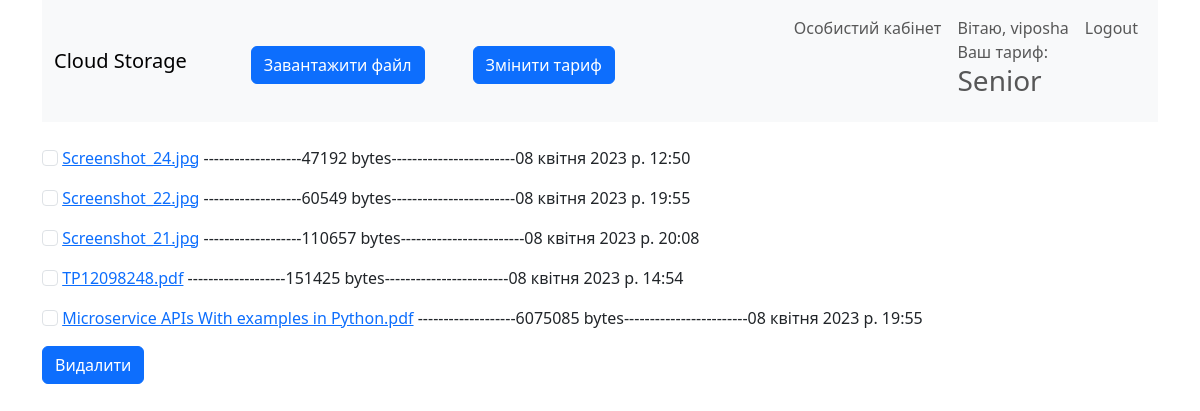
Page /account (signed in) on the earlier database version.
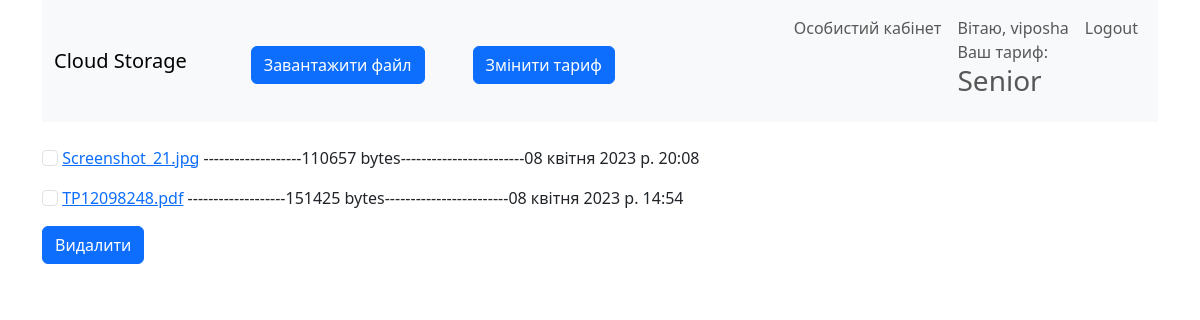
Same page on the later database version.
### upload/models.py (models this page shows, shortened)
class Files(models.Model):
	path = models.FileField(upload_to='files/')
	size = models.IntegerField(blank=False)
	uploaded_at = models.DateTimeField(auto_now_add=True)
	username = models.ForeignKey(User, on_delete=models.PROTECT, blank=True, related_name='user')
	class Meta:
		verbose_name = 'Файл'
		verbose_name_plural = 'Файли'
		ordering = ['size']

### upload/views.py (the view, shortened to what this page needs)
# urls.py: path('account', AccountView.as_view(), name='account')
class AccountView(ListView):
	model = Files
	template_name = 'upload/account_list.html'
	context_object_name = 'files'
	def get_context_data(self, *, object_list=None, **kwargs):
		context = super().get_context_data(**kwargs)
		context['title'] = 'Особистий кабінет'
		return context
	def get_queryset(self):
		return Files.objects.filter(username=self.request.user.pk)

### upload/templates/upload/account_list.html (shortened to what this page needs)
{% extends 'base.html' %}
{% load static %}
{% block content %}
<form method="POST">
<br>
{% for item in files %}
<label for="{{item.path}}">
    <input class="form-check-input" type="checkbox" name="file" value="{{item.path}}"  id="{{item.path}}" >
</label>
<a href="/media/{{item.path}}" download>{{item.path}}</a>
-------------------{{item.size}} bytes------------------------{{item.uploaded_at}}</p>
{% endfor %}
<button type="submit" onclick="return confirm('Ви впевнені?')" class="btn btn-primary btn-block">Видалити</button>
</form>
{% endblock %}

Differences in the rows shown:
removed Files: path "Screenshot_24.jpg", size "47192", uploaded_at "08 квітня 2023 р. 12:50"
removed Files: path "Screenshot_22.jpg", size "60549", uploaded_at "08 квітня 2023 р. 19:55"
removed Files: path "Microservice APIs With examples in Python.pdf", size "6075085", uploaded_at "08 квітня 2023 р. 19:55"
